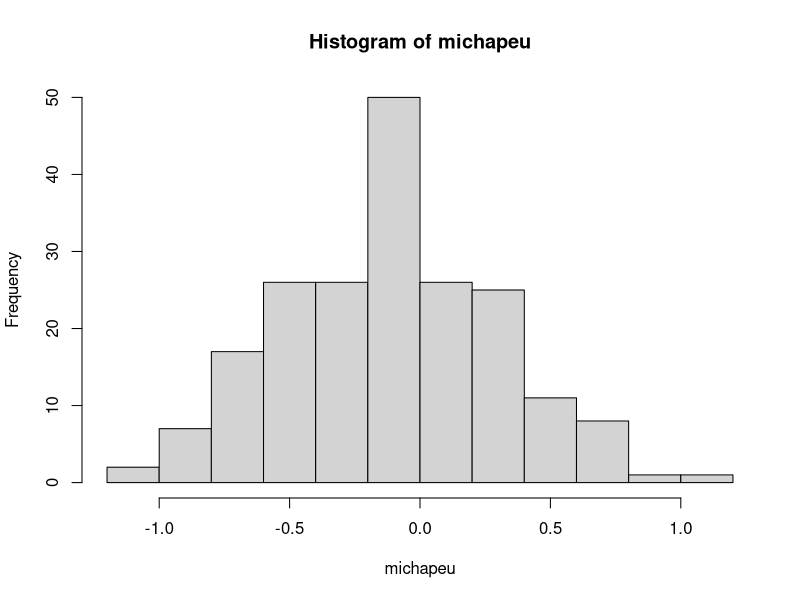
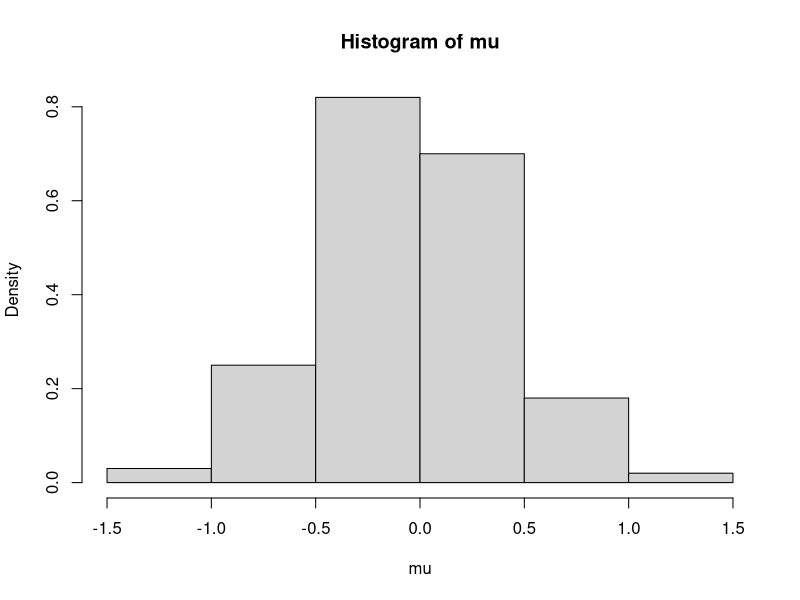

Source code (R) for these figures, in order:
## ---- chunk 1
library(tidyverse)

x = c(2.51,-0.64,0.25,-2,-0.25,-0.87,-1.27,1.45,-0.76,0.68)  

michapeu = sapply(1:200, function(i){
  thetachapeu = sample(x, size = length(x), replace = T) 
  mean(thetachapeu)
})

hist(michapeu)

## ---- chunk 2
x = c(2.51,-0.64,0.25,-2,-0.25,-0.87,-1.27,1.45,-0.76,0.68)  
B = 200
mu = numeric(B)
for(i in 1:B){
  mu[i] = mean(sample(x, size = 10, replace = T))
  
}

hist(mu, prob = T)
